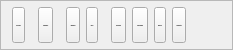
    <widget class="QFrame" name="TopToolsFrame">
     <property name="maximumSize">
      <size>
       <width>16777215</width>
       <height>50</height>
      </size>
     </property>
     <property name="frameShape">
      <enum>QFrame::StyledPanel</enum>
     </property>
     <property name="frameShadow">
      <enum>QFrame::Raised</enum>
     </property>
     <property name="class" stdset="0">
      <string>card</string>
     </property>
     <layout class="QHBoxLayout" name="horizontalLayout_4">
      <property name="topMargin">
       <number>6</number>
      </property>
      <property name="rightMargin">
       <number>6</number>
      </property>
      <property name="bottomMargin">
       <number>6</number>
      </property>
      <item>
       <widget class="QToolButton" name="NouveauDocButton">
        <property name="sizePolicy">
         <sizepolicy hsizetype="Expanding" vsizetype="Expanding">
          <horstretch>0</horstretch>
          <verstretch>0</verstretch>
         </sizepolicy>
        </property>
        <property name="maximumSize">
         <size>
          <width>130</width>
          <height>40</height>
         </size>
        </property>
        <property name="font">
         <font>
          <family>Inter 18pt Medium</family>
          <pointsize>-1</pointsize>
          <weight>75</weight>
          <bold>true</bold>
         </font>
        </property>
        <property name="text">
         <string> Nouveau</string>
        </property>
        <property name="icon">
         <iconset resource="../../../resources/resources.qrc">
          <normaloff>:/icons/icons/Wnouveau.svg</normaloff>:/icons/icons/Wnouveau.svg</iconset>
        </property>
        <property name="iconSize">
         <size>
          <width>16</width>
          <height>16</height>
         </size>
        </property>
        <property name="toolButtonStyle">
         <enum>Qt::ToolButtonTextBesideIcon</enum>
        </property>
        <property name="class" stdset="0">
         <string>primary</string>
        </property>
       </widget>
      </item>
      <item>
       <widget class="QLabel" name="label_6">
        <property name="minimumSize">
         <size>
          <width>1</width>
          <height>0</height>
         </size>
        </property>
        <property name="maximumSize">
         <size>
          <width>1</width>
          <height>16777215</height>
         </size>
        </property>
        <property name="text">
         <string/>
        </property>
        <property name="class" stdset="0">
         <string>separator</string>
        </property>
       </widget>
      </item>
      <item>
       <widget class="QToolButton" name="SupprimerButton">
        <property name="sizePolicy">
         <sizepolicy hsizetype="Expanding" vsizetype="Expanding">
          <horstretch>0</horstretch>
          <verstretch>0</verstretch>
         </sizepolicy>
        </property>
        <property name="maximumSize">
         <size>
          <width>130</width>
          <height>40</height>
         </size>
        </property>
        <property name="font">
         <font>
          <family>Inter 18pt Medium</family>
          <pointsize>-1</pointsize>
          <weight>63</weight>
          <bold>true</bold>
         </font>
        </property>
        <property name="styleSheet">
         <string notr="true"/>
        </property>
        <property name="text">
         <string> Supprimer</string>
        </property>
        <property name="icon">
         <iconset resource="../../../resources/resources.qrc">
          <normaloff>:/icons/icons/Gsupprimer.svg</normaloff>:/icons/icons/Gsupprimer.svg</iconset>
        </property>
        <property name="iconSize">
         <size>
          <width>16</width>
          <height>16</height>
         </size>
        </property>
        <property name="toolButtonStyle">
         <enum>Qt::ToolButtonTextBesideIcon</enum>
        </property>
        <property name="class" stdset="0">
         <string>secondary-danger</string>
        </property>
       </widget>
      </item>
      <item>
       <widget class="QLabel" name="label_7">
        <property name="minimumSize">
         <size>
          <width>1</width>
          <height>0</height>
         </size>
        </property>
        <property name="maximumSize">
         <size>
          <width>1</width>
          <height>16777215</height>
         </size>
        </property>
        <property name="text">
         <string/>
        </property>
        <property name="class" stdset="0">
         <string>separator</string>
        </property>
       </widget>
      </item>
      <item>
       <widget class="QToolButton" name="ImprimrtButton">
        <property name="sizePolicy">
         <sizepolicy hsizetype="Expanding" vsizetype="Expanding">
          <horstretch>0</horstretch>
          <verstretch>0</verstretch>
         </sizepolicy>
        </property>
        <property name="maximumSize">
         <size>
          <width>130</width>
          <height>40</height>
         </size>
        </property>
        <property name="font">
         <font>
          <family>Inter 18pt Medium</family>
          <pointsize>-1</pointsize>
          <weight>63</weight>
          <bold>true</bold>
         </font>
        </property>
        <property name="text">
         <string> Imprimer</string>
        </property>
        <property name="icon">
         <iconset resource="../../../resources/resources.qrc">
          <normaloff>:/icons/icons/Gimprimer.svg</normaloff>:/icons/icons/Gimprimer.svg</iconset>
        </property>
        <property name="iconSize">
         <size>
          <width>16</width>
          <height>16</height>
         </size>
        </property>
        <property name="toolButtonStyle">
         <enum>Qt::ToolButtonTextBesideIcon</enum>
        </property>
        <property name="class" stdset="0">
         <string>secondary</string>
        </property>
       </widget>
      </item>
      <item>
       <widget class="QToolButton" name="ExcelButton">
        <property name="sizePolicy">
         <sizepolicy hsizetype="Expanding" vsizetype="Expanding">
          <horstretch>0</horstretch>
          <verstretch>0</verstretch>
         </sizepolicy>
        </property>
        <property name="maximumSize">
         <size>
          <width>130</width>
          <height>40</height>
         </size>
        </property>
        <property name="font">
         <font>
          <family>Inter 18pt Medium</family>
          <pointsize>-1</pointsize>
          <weight>63</weight>
          <bold>true</bold>
         </font>
        </property>
        <property name="text">
         <string> Excel</string>
        </property>
        <property name="icon">
         <iconset resource="../../../resources/resources.qrc">
          <normaloff>:/icons/icons/Gexcel.svg</normaloff>:/icons/icons/Gexcel.svg</iconset>
        </property>
        <property name="iconSize">
         <size>
          <width>16</width>
          <height>16</height>
         </size>
        </property>
        <property name="toolButtonStyle">
         <enum>Qt::ToolButtonTextBesideIcon</enum>
        </property>
        <property name="class" stdset="0">
         <string>secondary</string>
        </property>
       </widget>
      </item>
      <item>
       <widget class="QLabel" name="label_9">
        <property name="minimumSize">
         <size>
          <width>1</width>
          <height>0</height>
         </size>
        </property>
        <property name="maximumSize">
         <size>
          <width>1</width>
          <height>16777215</height>
         </size>
        </property>
        <property name="text">
         <string/>
        </property>
        <property name="class" stdset="0">
         <string>separator</string>
        </property>
       </widget>
      </item>
      <item>
       <widget class="QToolButton" name="DupliquerButton">
        <property name="sizePolicy">
         <sizepolicy hsizetype="Expanding" vsizetype="Expanding">
          <horstretch>0</horstretch>
          <verstretch>0</verstretch>
         </sizepolicy>
        </property>
        <property name="maximumSize">
         <size>
          <width>130</width>
          <height>40</height>
         </size>
        </property>
        <property name="font">
         <font>
          <family>Inter 18pt Medium</family>
          <pointsize>-1</pointsize>
          <weight>63</weight>
          <bold>true</bold>
         </font>
        </property>
        <property name="text">
         <string> Dupliquer</string>
        </property>
        <property name="icon">
         <iconset resource="../../../resources/resources.qrc">
          <normaloff>:/icons/icons/Gduplicate.svg</normaloff>:/icons/icons/Gduplicate.svg</iconset>
        </property>
        <property name="iconSize">
         <size>
          <width>16</width>
          <height>16</height>
         </size>
        </property>
        <property name="toolButtonStyle">
         <enum>Qt::ToolButtonTextBesideIcon</enum>
        </property>
        <property name="class" stdset="0">
         <string>secondary</string>
        </property>
       </widget>
      </item>
      <item>
       <widget class="QToolButton" name="TransformerButton">
        <property name="sizePolicy">
         <sizepolicy hsizetype="Expanding" vsizetype="Expanding">
          <horstretch>0</horstretch>
          <verstretch>0</verstretch>
         </sizepolicy>
        </property>
        <property name="maximumSize">
         <size>
          <width>130</width>
          <height>40</height>
         </size>
        </property>
        <property name="font">
         <font>
          <family>Inter 18pt Medium</family>
          <pointsize>-1</pointsize>
          <weight>63</weight>
          <bold>true</bold>
         </font>
        </property>
        <property name="text">
         <string> Transformer</string>
        </property>
        <property name="icon">
         <iconset resource="../../../resources/resources.qrc">
          <normaloff>:/icons/icons/Gtransformer.svg</normaloff>:/icons/icons/Gtransformer.svg</iconset>
        </property>
        <property name="iconSize">
         <size>
          <width>16</width>
          <height>16</height>
         </size>
        </property>
        <property name="toolButtonStyle">
         <enum>Qt::ToolButtonTextBesideIcon</enum>
        </property>
        <property name="class" stdset="0">
         <string>secondary</string>
        </property>
       </widget>
      </item>
      <item>
       <widget class="QToolButton" name="ReplaceButton">
        <property name="sizePolicy">
         <sizepolicy hsizetype="Expanding" vsizetype="Expanding">
          <horstretch>0</horstretch>
          <verstretch>0</verstretch>
         </sizepolicy>
        </property>
        <property name="maximumSize">
         <size>
          <width>130</width>
          <height>40</height>
         </size>
        </property>
        <property name="font">
         <font>
          <family>Inter 18pt Medium</family>
          <pointsize>-1</pointsize>
          <weight>63</weight>
          <bold>true</bold>
         </font>
        </property>
        <property name="text">
         <string>Replace</string>
        </property>
        <property name="icon">
         <iconset resource="../../../resources/resources.qrc">
          <normaloff>:/icons/icons/Gtransformer.svg</normaloff>:/icons/icons/Gtransformer.svg</iconset>
        </property>
        <property name="iconSize">
         <size>
          <width>16</width>
          <height>16</height>
         </size>
        </property>
        <property name="toolButtonStyle">
         <enum>Qt::ToolButtonTextBesideIcon</enum>
        </property>
        <property name="class" stdset="0">
         <string>secondary</string>
        </property>
       </widget>
      </item>
      <item>
       <widget class="QToolButton" name="PaiementsButton">
        <property name="sizePolicy">
         <sizepolicy hsizetype="Expanding" vsizetype="Expanding">
          <horstretch>0</horstretch>
          <verstretch>0</verstretch>
         </sizepolicy>
        </property>
        <property name="maximumSize">
         <size>
          <width>130</width>
          <height>40</height>
         </size>
        </property>
        <property name="font">
         <font>
          <family>Inter 18pt Medium</family>
          <pointsize>-1</pointsize>
          <weight>63</weight>
          <bold>true</bold>
         </font>
        </property>
        <property name="text">
         <string> Paiements</string>
        </property>
        <property name="icon">
         <iconset resource="../../../resources/resources.qrc">
          <normaloff>:/icons/icons/paiements.svg</normaloff>:/icons/icons/paiements.svg</iconset>
        </property>
        <property name="iconSize">
         <size>
          <width>16</width>
          <height>16</height>
         </size>
        </property>
        <property name="toolButtonStyle">
         <enum>Qt::ToolButtonTextBesideIcon</enum>
        </property>
        <property name="class" stdset="0">
         <string>secondary</string>
        </property>
       </widget>
      </item>
      <item>
       <spacer name="horizontalSpacer_2">
        <property name="orientation">
         <enum>Qt::Horizontal</enum>
        </property>
        <property name="sizeHint" stdset="0">
         <size>
          <width>40</width>
          <height>20</height>
         </size>
        </property>
       </spacer>
      </item>
     </layout>
    </widget>
